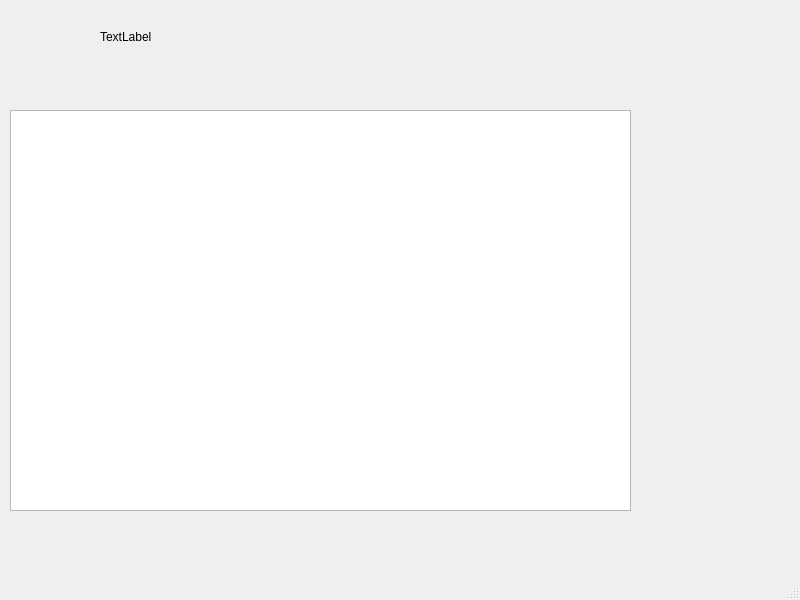
<?xml version="1.0" encoding="UTF-8"?>
<ui version="4.0">
 <class>dataWindow</class>
 <widget class="QMainWindow" name="dataWindow">
  <property name="geometry">
   <rect>
    <x>0</x>
    <y>0</y>
    <width>800</width>
    <height>600</height>
   </rect>
  </property>
  <property name="windowTitle">
   <string>MainWindow</string>
  </property>
  <widget class="QWidget" name="centralwidget">
   <widget class="QTextBrowser" name="DatatextBrowser">
    <property name="geometry">
     <rect>
      <x>10</x>
      <y>110</y>
      <width>621</width>
      <height>401</height>
     </rect>
    </property>
   </widget>
   <widget class="QLabel" name="label">
    <property name="geometry">
     <rect>
      <x>100</x>
      <y>30</y>
      <width>59</width>
      <height>14</height>
     </rect>
    </property>
    <property name="text">
     <string>TextLabel</string>
    </property>
   </widget>
  </widget>
  <widget class="QMenuBar" name="menubar">
   <property name="geometry">
    <rect>
     <x>0</x>
     <y>0</y>
     <width>800</width>
     <height>19</height>
    </rect>
   </property>
  </widget>
  <widget class="QStatusBar" name="statusbar"/>
 </widget>
 <resources/>
 <connections/>
</ui>
